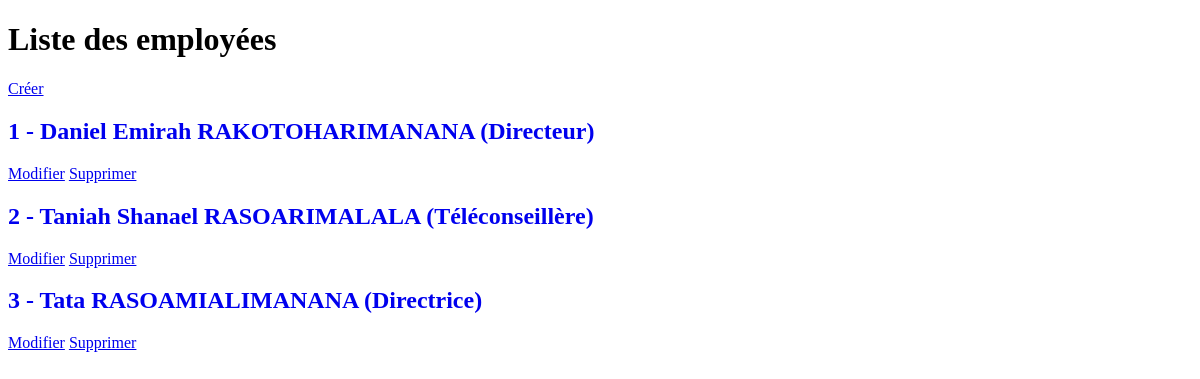
The app's page /, older data.
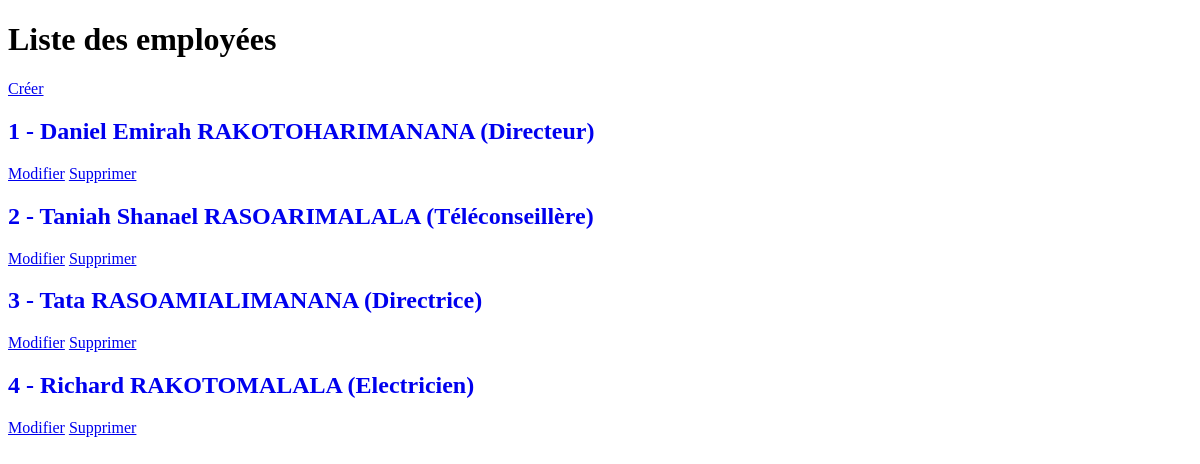
The same page, newer data.
### crew/models.py (models this page shows, shortened)
class Employee(models.Model):
    name = models.CharField(max_length=200)
    mail = models.EmailField()
    phone = models.CharField(max_length=13)
    poste = models.CharField(max_length=200)
    salary = models.DecimalField(max_digits=10, decimal_places=2)

### crew/views.py (the view)
# urls.py: path('', views.index, name="list_employee"),
def index(request):
    employees = Employee.objects.all()
    context = {
        "employees" : employees
    }
    return render(request, "crew/list.html", context)

### crew/templates/crew/list.html
{% extends "crew/base.html" %}
{% block content %}
<h1>Liste des employées</h1>
<a href="{% url 'crew:create_employee' %}">Créer</a>
{% for employee in employees %}
<h2>
    <a href="{% url 'crew:details' employee.id %}" style="text-decoration: none;">
        {{ forloop.counter }} - {{ employee.name }} ({{ employee.poste }})
    </a>
</h2>
<a href="{% url 'crew:edit_employee' employee.id %}">Modifier</a>
<a href="{% url 'crew:delete_employee' employee.id %}">Supprimer</a>
{% endfor %}
{% endblock %}

Row changes from the older to the newer data that the page shows:
added Employee: name "Richard RAKOTOMALALA", poste "Electricien"
